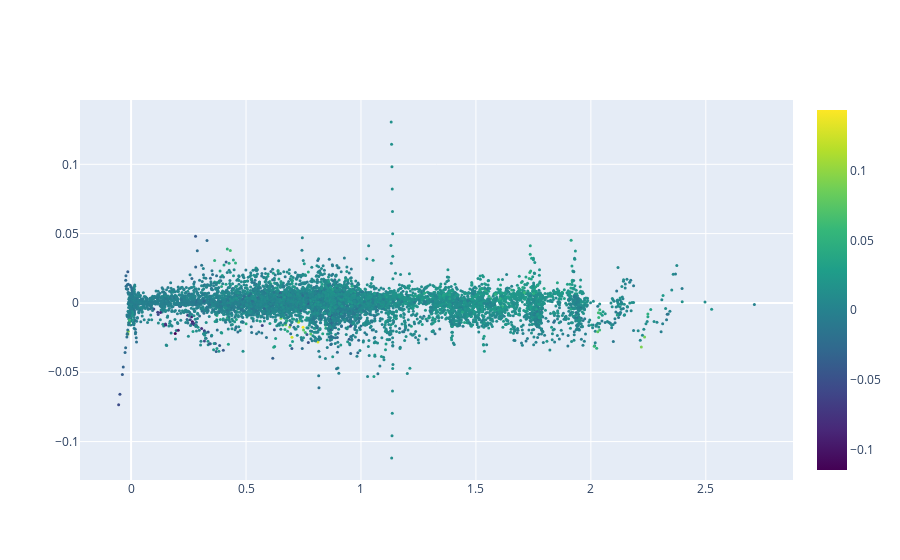

Source (notebook cell):
### Code cell
fig = go.Figure(data=go.Scatter(
    x = x,
    y = y,
    mode='markers',
    marker=dict(
        size=3,
        color=z, #set color equal to a variable
        colorscale='Viridis', # one of plotly colorscales
        showscale=True
    )
))

fig.show()

### Figure 1 — Plotly figure (JSON) as saved in the notebook; plotly's stock layout.template omitted (floating-point values rounded to 4 significant figures; data arrays with more than 128 entries replaced by an {"elided": "..."} marker saying what was removed)
{"data": [{"marker": {"color": {"elided": "8701 float values"}, "colorscale": [[0, "#440154"], [0.1111, "#482878"], [0.2222, "#3e4989"], [0.3333, "#31688e"], [0.4444, "#26828e"], [0.5556, "#1f9e89"], [0.6667, "#35b779"], [0.7778, "#6ece58"], [0.8889, "#b5de2b"], [1, "#fde725"]], "showscale": true, "size": 3}, "mode": "markers", "type": "scatter", "x": {"elided": "8701 float values"}, "y": {"elided": "8701 float values"}}], "layout": {}}
